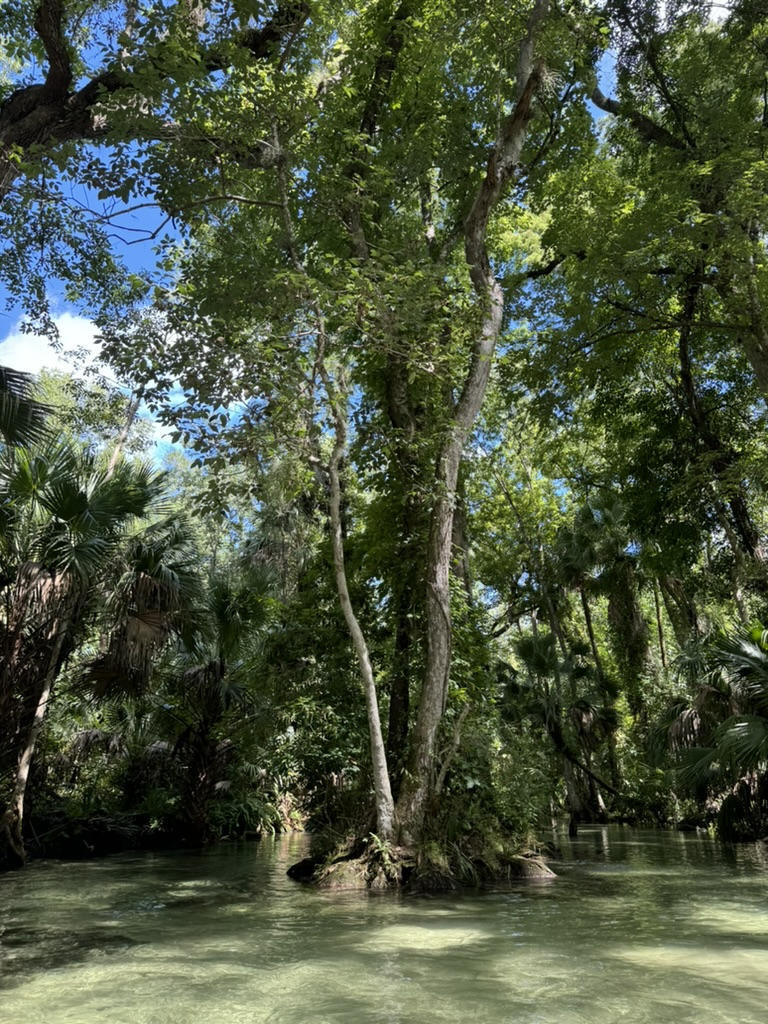
#> input picture 2/sampleImg.jpeg, 768 x 1024 px
$ python app.py
#> lines starting #> are read from the running program, lines starting #| are printed output that depends on the picture; after the words box and inside, x2 and y2 are one past the last pixel; in counts of white or black regions, pixels touching at a corner belong together
import cv2
import numpy as np

# Load the image
image = cv2.imread('sampleImg.jpeg')
#> image is the input picture: shape (1024, 768, 3); mean B, G, R 63.2, 85.5, 75.7

# Convert the image from BGR to HSV color space
hsv_image = cv2.cvtColor(image, cv2.COLOR_BGR2HSV)
#> hsv_image: shape (1024, 768, 3); mean H, S, V 45.7, 111.7, 88.3

# Define the color range for isolation (Example: Blue color)
# Adjust the range according to the color you want to isolate
lower_color = np.array([35, 150, 0])  # Lower range for blue
upper_color = np.array([140, 255, 255])  # Upper range for blue

# Define the color range for isolating green
lower_green = np.array([35, 100, 50])  # Lower range for green
upper_green = np.array([85, 255, 255])  # Upper range for green

# Define the color range for isolating the sky (blue colors)------this one was pretty bad
lower_sky = np.array([100, 150, 0])   # Lower range for sky blue
upper_sky = np.array([140, 255, 255])  # Upper range for sky blue

# Create a mask that isolates the colors in the specified range
mask = cv2.inRange(hsv_image, lower_color, upper_color)
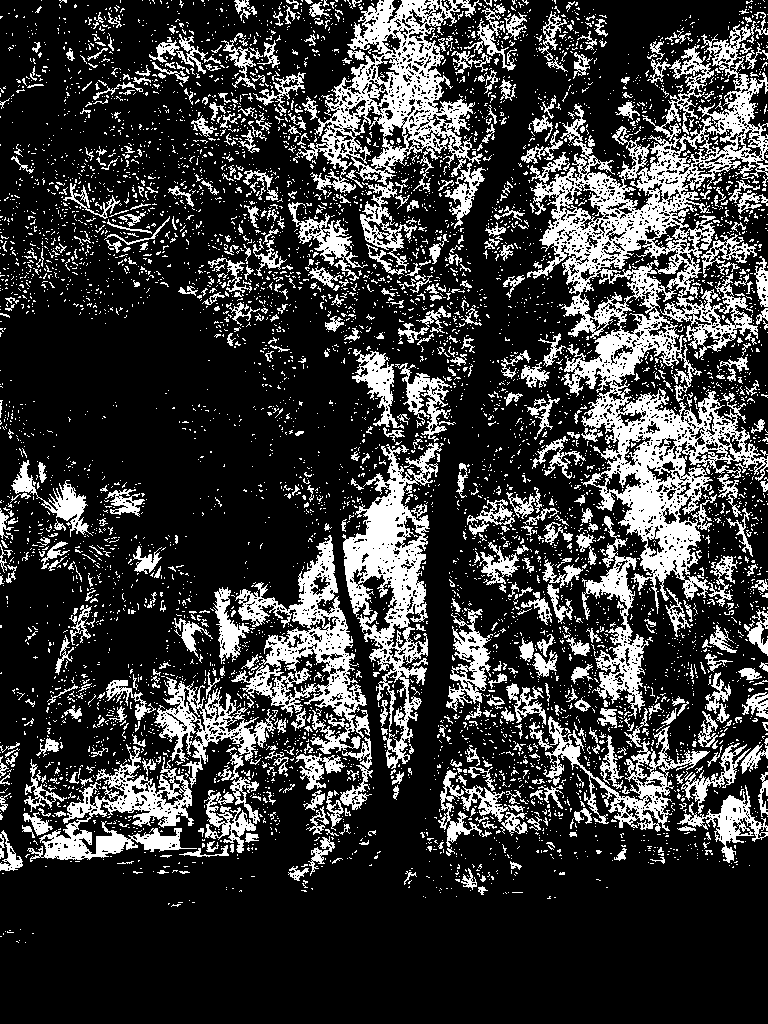
#> mask: shape (1024, 768); 22.8% white; 6375 white regions (5777 under 20 px), largest, box (x1, y1, x2, y2) and area: (527, 72, 768, 614) 38264, (293, 0, 483, 275) 14133, (342, 443, 442, 769) 10830
#mask = cv2.inRange(hsv_image, lower_sky, upper_sky)
#mask = cv2.inRange(hsv_image, lower_green, upper_green)

# Apply the mask to the original image to extract the isolated color
filtered_image = cv2.bitwise_and(image, image, mask=mask)
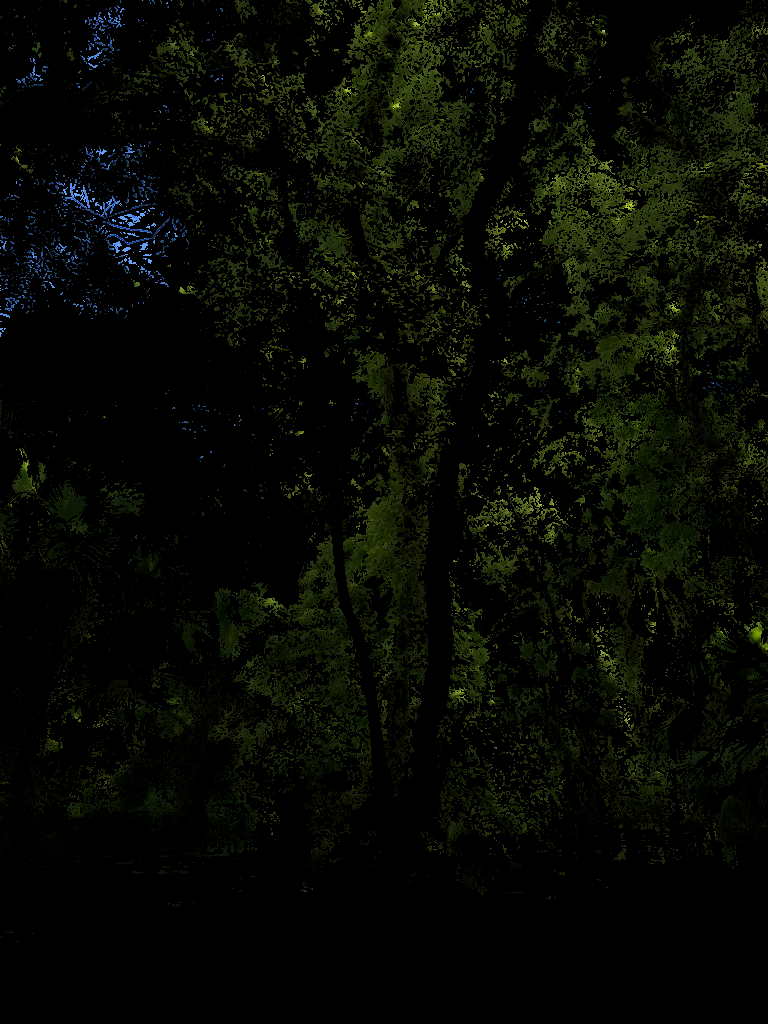
#> filtered_image: shape (1024, 768, 3); mean B, G, R 3.3, 9.6, 7.2

# Optionally, you can manipulate the isolated color, like intensifying it
# Here we just display the masked image for now

# Show the original and the filtered image
cv2.imshow('Original Image', image)
cv2.imshow('Filtered Image', filtered_image)

# Wait for a key press and close the windows
cv2.waitKey(0)
cv2.destroyAllWindows()
